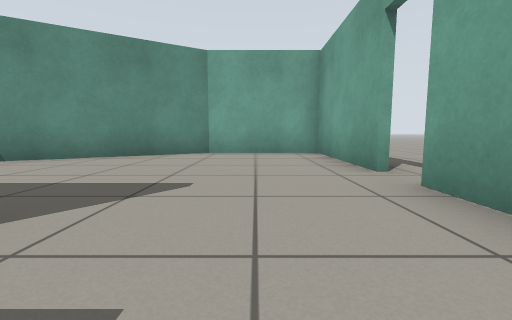
[1] (above)

16 first-person views from a walk through a Gazebo world. The camera is 0.5 m above the floor, tilts 6° down and sees 90° across. The floor is counted in squares, 1 m on a side. Each view is taken from the middle of a square. On the plan, view 1 faces up. The plan holds only what a view shows up to about 9 squares ahead; the rest is blank.

[2]
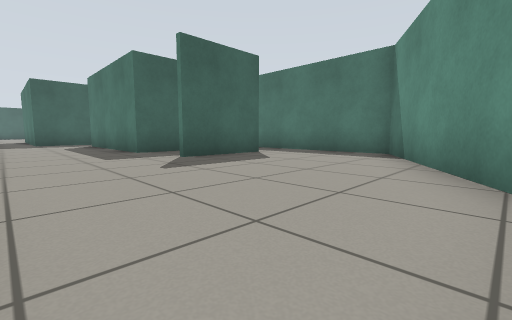

[3]
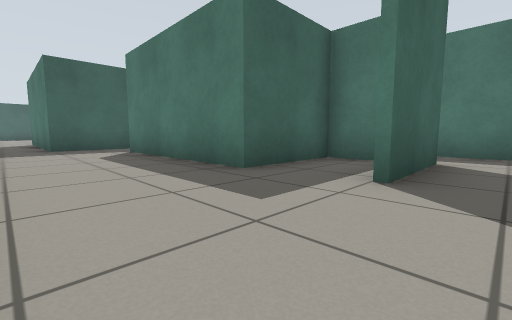

[4]
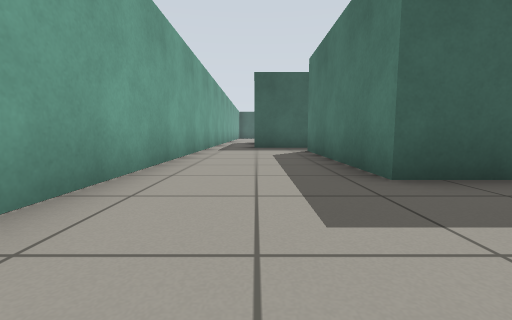

[5]
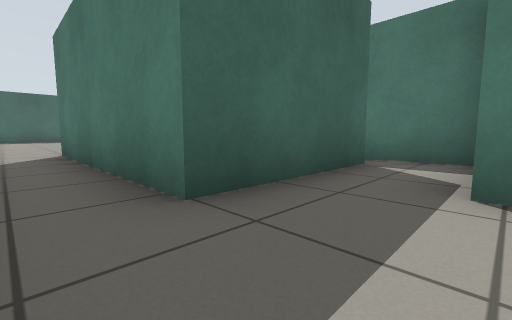

[6]
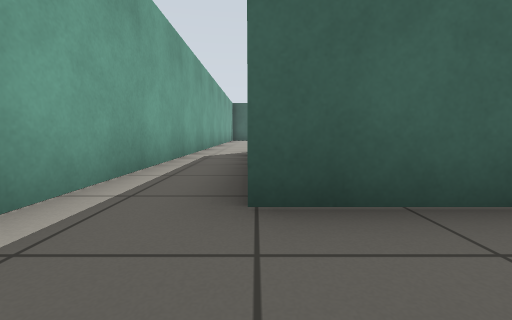

[7]
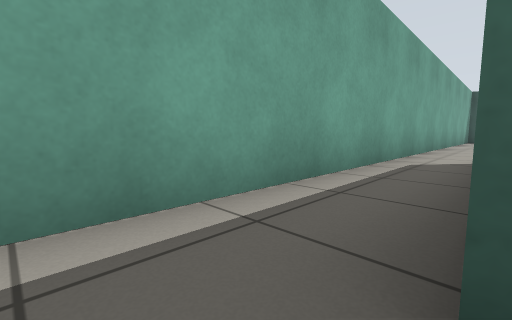

[8]
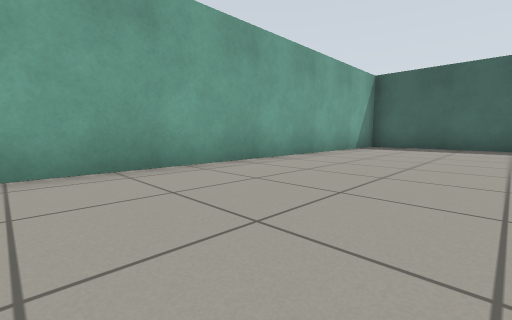

[9]
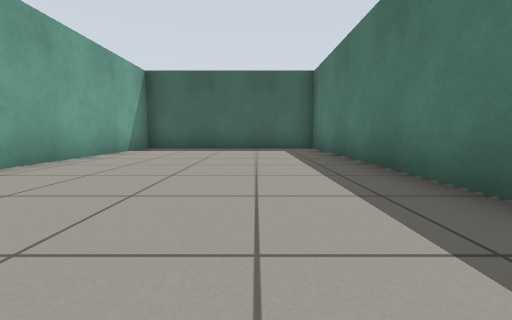

[10]
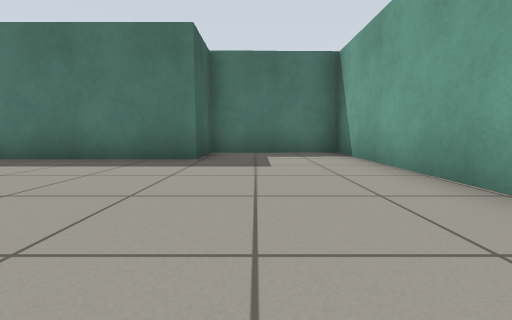

[11]
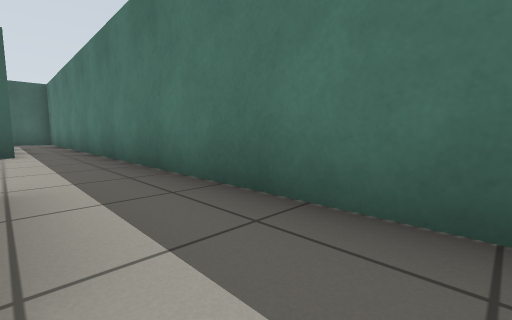

[12]
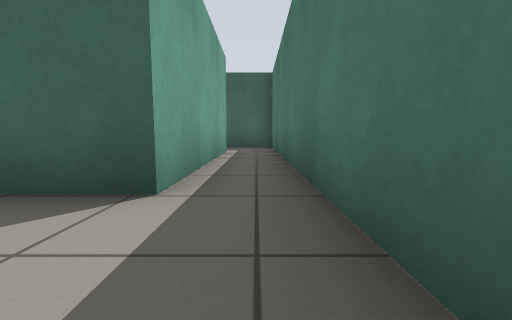

[13]
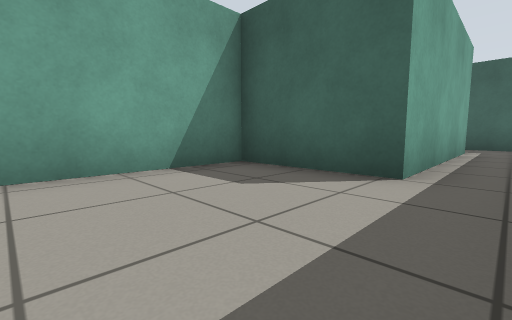

[14]
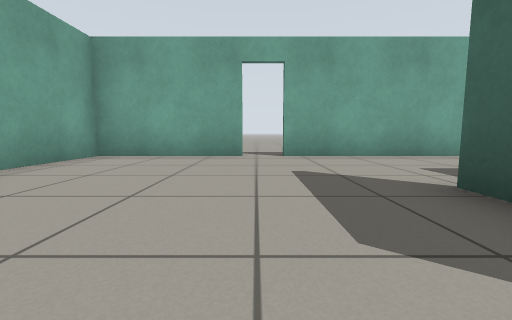

[15]
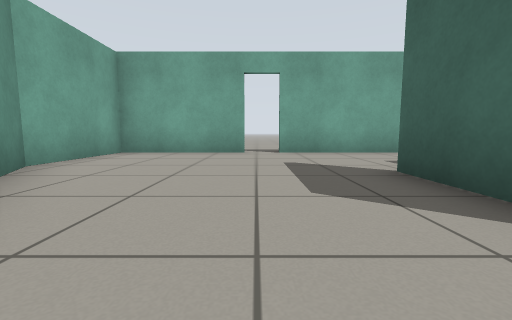

[16]
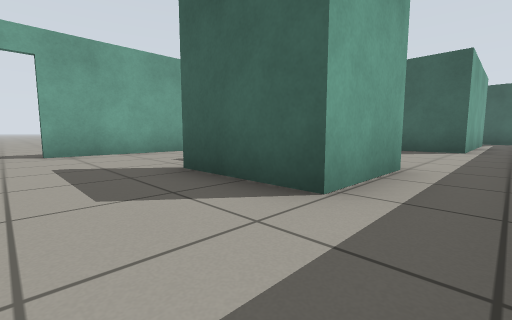

### Floor plan
Ten units are one square. View 1 is at (0, 0); x grows to the right and y downward. Boxes are objects, and circles mark ways between rooms. Rooms are numbered by the first view taken in them; rooms with no view inside come last. Other rooms are left out.
<svg viewBox="-61 -70 86 300">
<path fill="none" stroke="#000" d="M-39 -3 -39 7 -14 7 -14 52M-39 9 -39 -12 -16 -12M16 -32 16 -65 -12 -65 -55 -39 -55 16M-40 54 -40 71M-33 67 1 67 1 120M16 125 16 -25M-10 119 -56 119M-55 121 -55 151 -39 151 -39 225 16 225 16 125M-55 16 -55 106M-42 101 -42 50 -16 50 -16 19"/>
<circle cx="10" cy="120" r="3" fill="#2a7"/>
<circle cx="-50" cy="10" r="3" fill="#2a7"/>
<text x="-10" y="0">1</text>
<text x="-10" y="170">2</text>
<text x="-40" y="40">3</text>
</svg>
Room 1 opens to room 2. Room 1 opens to room 3.

Where each view was taken, in squares from view 1:
view 1: 0 up, 0 right, facing up
view 2: 6 up, 1 right, facing down-left
view 3: 2 up, 1 right, facing down-left
view 4: 2 up, 0 right, facing down
view 5: 5 down, 1 right, facing down-left
view 6: 5 down, 0 right, facing down
view 7: 6 down, 0 right, facing down-right
view 8: 13 down, 2 left, facing down-right
view 9: 14 down, 2 left, facing down
view 10: 14 down, 1 right, facing left
view 11: 2 up, 4 left, facing down-left
view 12: 3 down, 5 left, facing down
view 13: 2 down, 5 left, facing down-right
view 14: 3 up, 4 left, facing right
view 15: 3 up, 5 left, facing right
view 16: 3 up, 5 left, facing down-right
